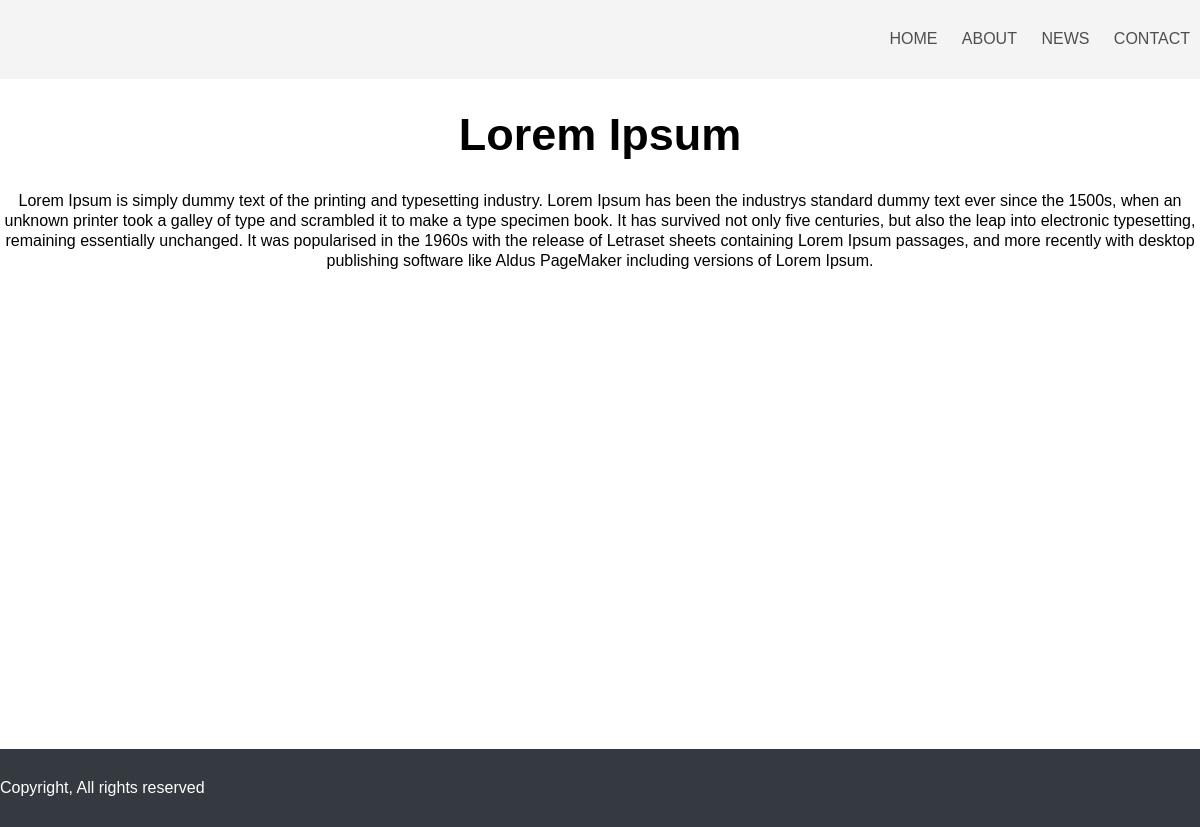
Page /?page=about on the committed database.
### tables this page shows
CREATE TABLE `menu` (
  `id` int(11) NOT NULL,
  `name` varchar(255) NOT NULL,
  `path` varchar(255) NOT NULL,
  `ord` int(11) NOT NULL
);

CREATE TABLE `about` (
  `id` int(11) NOT NULL,
  `title` varchar(255) NOT NULL,
  `text` text NOT NULL
);

### config/Controller.php (called while the page is built, shortened)
<?php
abstract class Controller{
    public function renderView(){
        $this->index();
        include "views/layout.php";
    }
}

### config/Page.php (called while the page is built, shortened)
<?php
class Page{
    public $pageName;
    public function __construct($request){
        $this->pageName = isset($request['page']) && !empty($request['page'])? $request['page']: "home";
    }
    public function getController(){
        $controller = new $controllerName($this->pageName);
        $controller->renderView();
    }
}

### index.php (called while the page is built, shortened)
<?php
require_once "config/Page.php";
require_once "config/Database.php";
require_once "config/Model.php";
require_once "config/Controller.php";
$page = new Page($_GET);
$page->getModel();
$page->getController();

### config/Database.php (called while the page is built, shortened)
<?php
class Database{
    protected $host = DB_HOST;
    protected $username = DB_USER;
    protected $password = DB_PASS;
    protected $dbName = DB_NAME;
    public $pdo;
    public function connect(){
        try{
            $this->pdo = new PDO("mysql:host=" . $this->host . ";dbname=" . $this->dbName, $this->username, $this->password);
        }catch(Exception $e){
            print_r($e->getMessage());
        }
    }
    public function getSingleData($tableName){
        $data = [];
        $query = "SELECT * FROM ". $tableName;
        $sql = $this->pdo->prepare($query);
        $sql->execute();
        while($row = $sql->fetch()){
           $data = $row;
        }
        return $data;
    }
    public function execute($query){
        $data = [];
        $sql = $this->pdo->prepare($query);
        $sql->execute();
        while($row = $sql->fetch()){
            $data[] = $row;
        }
        return $data;
    }
}

### config/Model.php (called while the page is built, shortened)
<?php
class Model extends Database{
    public function getMenu(){
        $query = "SELECT * FROM menu ORDER BY ord asc";
        return $this->execute($query);
    }
    public function getAboutData(){
        return $this->getSingleData('about');
    }
}

### controllers/AboutController.php (called while the page is built, shortened)
<?php
class AboutController extends Controller{
    public function index(){
        $about = new About();
        $this->data['menu'] = $about->getMenu();
        $this->data['about'] = $about->getAboutData();
    }
}

### views/pages/about.php (the view)
<main>
	<section class="single-page-content">
		<div class="container">
			<h1><?= $this->data['about']['title'] ?></h1>
			<p><?= $this->data['about']['text'] ?></p>
		</div>
	</section>
</main>

### views/common/header.php
<header>
	<div class="container">
		<nav>
			<ul>
				<li>
					<?php foreach($this->data['menu'] as $key => $value): ?>
						<a href="<?= $value['path'] ?>"><?= $value['name'] ?></a>
					<?php endforeach; ?>
				</li>
			</ul>
		</nav>
	</div>
</header>

### assets/css/style.css (style rules this page uses)
* { padding: 0; margin: 0; font-family: sans-serif; }
.container { max-width: 1200px; margin: 0 auto; }
header { text-align: right; padding: 20px 0; position: fixed; width: 100%; z-index: 100; background: rgb(243 243 243 / 88%); }
.inner-page header { position: relative; }
nav { display: inline-block; }
nav ul { list-style-type: none; }
nav ul li a { padding: 10px; display: inline-block; color: #4e4e4e; text-decoration: none; font-size: 16px; text-transform: uppercase; border-bottom: 1px solid transparent; transition: 0.3s ease; }
.single-page-content { min-height: calc(100vh - 160px); }
.single-page-content h1 { text-align: center; margin: 30px 0; font-size: 45px; }
.single-page-content p { text-align: center; margin-bottom: 30px; font-size: 16px; line-height: 20px; }

### rows in the picture
menu: name "HOME"
menu: name "ABOUT"
menu: name "NEWS"
menu: name "CONTACT"
about: title "Lorem Ipsum", text "Lorem Ipsum is simply dummy text of the printing and typesetting industry. Lorem Ipsum has been the industrys standard dummy text ever since the 1500s, when an unknown printer took a galley of type and scrambled it to make a type specimen book. It has survived not only five centuries, but also the leap into electronic typesetting, remaining essentially unchanged. It was popularised in the 1960s with the release of Letraset sheets containing Lorem Ipsum passages, and more recently with desktop publishing software like Aldus PageMaker including versions of Lorem Ipsum."
